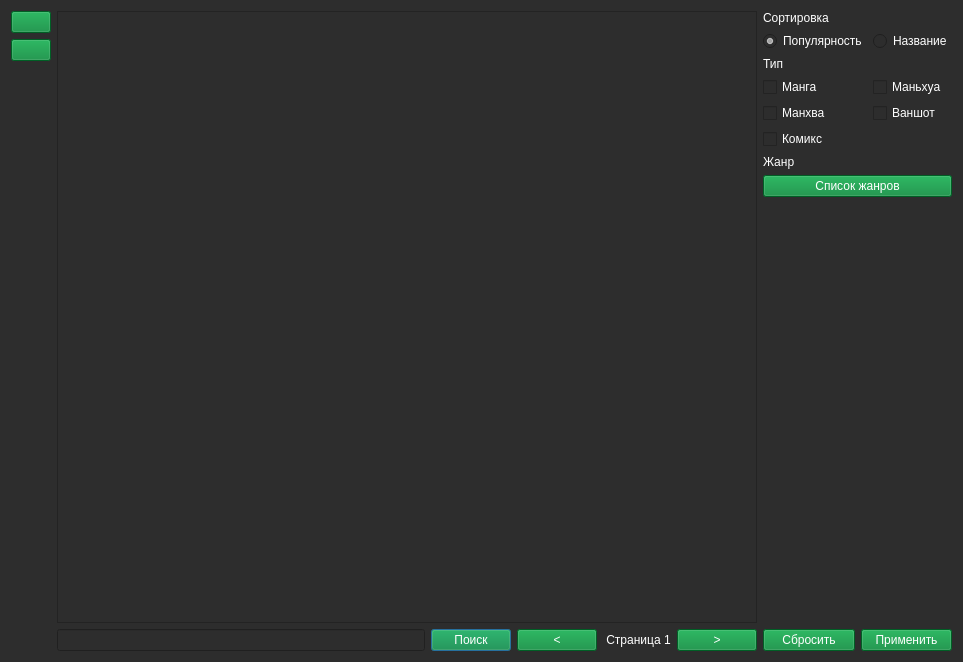
<?xml version="1.0" encoding="UTF-8"?>
<ui version="4.0">
 <class>Dialog</class>
 <widget class="QDialog" name="Dialog">
  <property name="geometry">
   <rect>
    <x>0</x>
    <y>0</y>
    <width>963</width>
    <height>662</height>
   </rect>
  </property>
  <property name="palette">
   <palette>
    <active>
     <colorrole role="WindowText">
      <brush brushstyle="SolidPattern">
       <color alpha="255">
        <red>255</red>
        <green>255</green>
        <blue>255</blue>
       </color>
      </brush>
     </colorrole>
     <colorrole role="Button">
      <brush brushstyle="SolidPattern">
       <color alpha="255">
        <red>45</red>
        <green>45</green>
        <blue>45</blue>
       </color>
      </brush>
     </colorrole>
     <colorrole role="Light">
      <brush brushstyle="SolidPattern">
       <color alpha="255">
        <red>45</red>
        <green>45</green>
        <blue>45</blue>
       </color>
      </brush>
     </colorrole>
     <colorrole role="Midlight">
      <brush brushstyle="SolidPattern">
       <color alpha="255">
        <red>45</red>
        <green>45</green>
        <blue>45</blue>
       </color>
      </brush>
     </colorrole>
     <colorrole role="Dark">
      <brush brushstyle="SolidPattern">
       <color alpha="255">
        <red>45</red>
        <green>45</green>
        <blue>45</blue>
       </color>
      </brush>
     </colorrole>
     <colorrole role="Mid">
      <brush brushstyle="SolidPattern">
       <color alpha="255">
        <red>45</red>
        <green>45</green>
        <blue>45</blue>
       </color>
      </brush>
     </colorrole>
     <colorrole role="Text">
      <brush brushstyle="SolidPattern">
       <color alpha="255">
        <red>255</red>
        <green>255</green>
        <blue>255</blue>
       </color>
      </brush>
     </colorrole>
     <colorrole role="ButtonText">
      <brush brushstyle="SolidPattern">
       <color alpha="255">
        <red>255</red>
        <green>255</green>
        <blue>255</blue>
       </color>
      </brush>
     </colorrole>
     <colorrole role="Base">
      <brush brushstyle="SolidPattern">
       <color alpha="255">
        <red>45</red>
        <green>45</green>
        <blue>45</blue>
       </color>
      </brush>
     </colorrole>
     <colorrole role="Window">
      <brush brushstyle="SolidPattern">
       <color alpha="255">
        <red>45</red>
        <green>45</green>
        <blue>45</blue>
       </color>
      </brush>
     </colorrole>
     <colorrole role="Shadow">
      <brush brushstyle="SolidPattern">
       <color alpha="255">
        <red>45</red>
        <green>45</green>
        <blue>45</blue>
       </color>
      </brush>
     </colorrole>
     <colorrole role="Highlight">
      <brush brushstyle="SolidPattern">
       <color alpha="255">
        <red>0</red>
        <green>133</green>
        <blue>62</blue>
       </color>
      </brush>
     </colorrole>
     <colorrole role="AlternateBase">
      <brush brushstyle="SolidPattern">
       <color alpha="255">
        <red>45</red>
        <green>45</green>
        <blue>45</blue>
       </color>
      </brush>
     </colorrole>
     <colorrole role="ToolTipBase">
      <brush brushstyle="SolidPattern">
       <color alpha="255">
        <red>45</red>
        <green>45</green>
        <blue>45</blue>
       </color>
      </brush>
     </colorrole>
     <colorrole role="ToolTipText">
      <brush brushstyle="SolidPattern">
       <color alpha="255">
        <red>236</red>
        <green>240</green>
        <blue>241</blue>
       </color>
      </brush>
     </colorrole>
     <colorrole role="PlaceholderText">
      <brush brushstyle="SolidPattern">
       <color alpha="255">
        <red>255</red>
        <green>255</green>
        <blue>255</blue>
       </color>
      </brush>
     </colorrole>
    </active>
    <inactive>
     <colorrole role="WindowText">
      <brush brushstyle="SolidPattern">
       <color alpha="255">
        <red>255</red>
        <green>255</green>
        <blue>255</blue>
       </color>
      </brush>
     </colorrole>
     <colorrole role="Button">
      <brush brushstyle="SolidPattern">
       <color alpha="255">
        <red>45</red>
        <green>45</green>
        <blue>45</blue>
       </color>
      </brush>
     </colorrole>
     <colorrole role="Light">
      <brush brushstyle="SolidPattern">
       <color alpha="255">
        <red>45</red>
        <green>45</green>
        <blue>45</blue>
       </color>
      </brush>
     </colorrole>
     <colorrole role="Midlight">
      <brush brushstyle="SolidPattern">
       <color alpha="255">
        <red>45</red>
        <green>45</green>
        <blue>45</blue>
       </color>
      </brush>
     </colorrole>
     <colorrole role="Dark">
      <brush brushstyle="SolidPattern">
       <color alpha="255">
        <red>45</red>
        <green>45</green>
        <blue>45</blue>
       </color>
      </brush>
     </colorrole>
     <colorrole role="Mid">
      <brush brushstyle="SolidPattern">
       <color alpha="255">
        <red>45</red>
        <green>45</green>
        <blue>45</blue>
       </color>
      </brush>
     </colorrole>
     <colorrole role="Text">
      <brush brushstyle="SolidPattern">
       <color alpha="255">
        <red>255</red>
        <green>255</green>
        <blue>255</blue>
       </color>
      </brush>
     </colorrole>
     <colorrole role="ButtonText">
      <brush brushstyle="SolidPattern">
       <color alpha="255">
        <red>255</red>
        <green>255</green>
        <blue>255</blue>
       </color>
      </brush>
     </colorrole>
     <colorrole role="Base">
      <brush brushstyle="SolidPattern">
       <color alpha="255">
        <red>45</red>
        <green>45</green>
        <blue>45</blue>
       </color>
      </brush>
     </colorrole>
     <colorrole role="Window">
      <brush brushstyle="SolidPattern">
       <color alpha="255">
        <red>45</red>
        <green>45</green>
        <blue>45</blue>
       </color>
      </brush>
     </colorrole>
     <colorrole role="Shadow">
      <brush brushstyle="SolidPattern">
       <color alpha="255">
        <red>45</red>
        <green>45</green>
        <blue>45</blue>
       </color>
      </brush>
     </colorrole>
     <colorrole role="Highlight">
      <brush brushstyle="SolidPattern">
       <color alpha="255">
        <red>0</red>
        <green>133</green>
        <blue>62</blue>
       </color>
      </brush>
     </colorrole>
     <colorrole role="AlternateBase">
      <brush brushstyle="SolidPattern">
       <color alpha="255">
        <red>45</red>
        <green>45</green>
        <blue>45</blue>
       </color>
      </brush>
     </colorrole>
     <colorrole role="ToolTipBase">
      <brush brushstyle="SolidPattern">
       <color alpha="255">
        <red>45</red>
        <green>45</green>
        <blue>45</blue>
       </color>
      </brush>
     </colorrole>
     <colorrole role="ToolTipText">
      <brush brushstyle="SolidPattern">
       <color alpha="255">
        <red>236</red>
        <green>240</green>
        <blue>241</blue>
       </color>
      </brush>
     </colorrole>
     <colorrole role="PlaceholderText">
      <brush brushstyle="SolidPattern">
       <color alpha="255">
        <red>255</red>
        <green>255</green>
        <blue>255</blue>
       </color>
      </brush>
     </colorrole>
    </inactive>
    <disabled>
     <colorrole role="WindowText">
      <brush brushstyle="SolidPattern">
       <color alpha="255">
        <red>255</red>
        <green>255</green>
        <blue>255</blue>
       </color>
      </brush>
     </colorrole>
     <colorrole role="Button">
      <brush brushstyle="SolidPattern">
       <color alpha="255">
        <red>45</red>
        <green>45</green>
        <blue>45</blue>
       </color>
      </brush>
     </colorrole>
     <colorrole role="Light">
      <brush brushstyle="SolidPattern">
       <color alpha="255">
        <red>45</red>
        <green>45</green>
        <blue>45</blue>
       </color>
      </brush>
     </colorrole>
     <colorrole role="Midlight">
      <brush brushstyle="SolidPattern">
       <color alpha="255">
        <red>45</red>
        <green>45</green>
        <blue>45</blue>
       </color>
      </brush>
     </colorrole>
     <colorrole role="Dark">
      <brush brushstyle="SolidPattern">
       <color alpha="255">
        <red>45</red>
        <green>45</green>
        <blue>45</blue>
       </color>
      </brush>
     </colorrole>
     <colorrole role="Mid">
      <brush brushstyle="SolidPattern">
       <color alpha="255">
        <red>45</red>
        <green>45</green>
        <blue>45</blue>
       </color>
      </brush>
     </colorrole>
     <colorrole role="Text">
      <brush brushstyle="SolidPattern">
       <color alpha="255">
        <red>255</red>
        <green>255</green>
        <blue>255</blue>
       </color>
      </brush>
     </colorrole>
     <colorrole role="ButtonText">
      <brush brushstyle="SolidPattern">
       <color alpha="255">
        <red>255</red>
        <green>255</green>
        <blue>255</blue>
       </color>
      </brush>
     </colorrole>
     <colorrole role="Base">
      <brush brushstyle="SolidPattern">
       <color alpha="255">
        <red>45</red>
        <green>45</green>
        <blue>45</blue>
       </color>
      </brush>
     </colorrole>
     <colorrole role="Window">
      <brush brushstyle="SolidPattern">
       <color alpha="255">
        <red>45</red>
        <green>45</green>
        <blue>45</blue>
       </color>
      </brush>
     </colorrole>
     <colorrole role="Shadow">
      <brush brushstyle="SolidPattern">
       <color alpha="255">
        <red>45</red>
        <green>45</green>
        <blue>45</blue>
       </color>
      </brush>
     </colorrole>
     <colorrole role="Highlight">
      <brush brushstyle="SolidPattern">
       <color alpha="255">
        <red>0</red>
        <green>120</green>
        <blue>215</blue>
       </color>
      </brush>
     </colorrole>
     <colorrole role="AlternateBase">
      <brush brushstyle="SolidPattern">
       <color alpha="255">
        <red>45</red>
        <green>45</green>
        <blue>45</blue>
       </color>
      </brush>
     </colorrole>
     <colorrole role="ToolTipBase">
      <brush brushstyle="SolidPattern">
       <color alpha="255">
        <red>45</red>
        <green>45</green>
        <blue>45</blue>
       </color>
      </brush>
     </colorrole>
     <colorrole role="ToolTipText">
      <brush brushstyle="SolidPattern">
       <color alpha="255">
        <red>236</red>
        <green>240</green>
        <blue>241</blue>
       </color>
      </brush>
     </colorrole>
     <colorrole role="PlaceholderText">
      <brush brushstyle="SolidPattern">
       <color alpha="255">
        <red>255</red>
        <green>255</green>
        <blue>255</blue>
       </color>
      </brush>
     </colorrole>
    </disabled>
   </palette>
  </property>
  <property name="windowTitle">
   <string>Dialog</string>
  </property>
  <property name="styleSheet">
   <string notr="true">color: rgb(255, 255, 255);
background-color: rgb(45, 45, 45);</string>
  </property>
  <layout class="QGridLayout" name="gridLayout_2">
   <item row="4" column="1">
    <layout class="QHBoxLayout" name="horizontalLayout_2">
     <item>
      <widget class="QLineEdit" name="line_search">
       <property name="styleSheet">
        <string notr="true">background-color: rgb(45, 45, 45);
color: rgb(255, 255, 255);</string>
       </property>
      </widget>
     </item>
     <item>
      <widget class="QPushButton" name="btn_search">
       <property name="styleSheet">
        <string notr="true">background-color: rgb(0, 133, 52);
color: rgb(255, 255, 255);</string>
       </property>
       <property name="text">
        <string>Поиск</string>
       </property>
      </widget>
     </item>
     <item>
      <widget class="QPushButton" name="prev_page">
       <property name="styleSheet">
        <string notr="true">background-color: rgb(0, 133, 52);
color: rgb(255, 255, 255);</string>
       </property>
       <property name="text">
        <string>&lt;</string>
       </property>
      </widget>
     </item>
     <item>
      <widget class="QLabel" name="label_page">
       <property name="text">
        <string> Страница 1</string>
       </property>
      </widget>
     </item>
     <item>
      <widget class="QPushButton" name="next_page">
       <property name="styleSheet">
        <string notr="true">background-color: rgb(0, 133, 52);
color: rgb(255, 255, 255);</string>
       </property>
       <property name="text">
        <string>&gt;</string>
       </property>
      </widget>
     </item>
    </layout>
   </item>
   <item row="0" column="0">
    <widget class="QPushButton" name="btn_mylist">
     <property name="styleSheet">
      <string notr="true">background-color: rgb(0, 133, 52);
color: rgb(255, 255, 255);</string>
     </property>
     <property name="text">
      <string/>
     </property>
     <property name="icon">
      <iconset>
       <normalon>images/library.png</normalon>
      </iconset>
     </property>
    </widget>
   </item>
   <item row="1" column="0">
    <widget class="QPushButton" name="btn_main">
     <property name="styleSheet">
      <string notr="true">background-color: rgb(0, 133, 52);
color: rgb(255, 255, 255);</string>
     </property>
     <property name="text">
      <string/>
     </property>
     <property name="icon">
      <iconset>
       <normalon>images/main.png</normalon>
      </iconset>
     </property>
    </widget>
   </item>
   <item row="4" column="2">
    <layout class="QHBoxLayout" name="horizontalLayout">
     <item>
      <widget class="QPushButton" name="filter_reset">
       <property name="styleSheet">
        <string notr="true">background-color: rgb(0, 133, 52);
color: rgb(255, 255, 255);</string>
       </property>
       <property name="text">
        <string>Сбросить</string>
       </property>
      </widget>
     </item>
     <item>
      <widget class="QPushButton" name="filter_apply">
       <property name="styleSheet">
        <string notr="true">background-color: rgb(0, 133, 52);
color: rgb(255, 255, 255);</string>
       </property>
       <property name="text">
        <string>Применить</string>
       </property>
      </widget>
     </item>
    </layout>
   </item>
   <item row="0" column="1" rowspan="3">
    <widget class="QListWidget" name="list_manga">
     <property name="palette">
      <palette>
       <active>
        <colorrole role="WindowText">
         <brush brushstyle="SolidPattern">
          <color alpha="255">
           <red>255</red>
           <green>255</green>
           <blue>255</blue>
          </color>
         </brush>
        </colorrole>
        <colorrole role="Button">
         <brush brushstyle="SolidPattern">
          <color alpha="255">
           <red>45</red>
           <green>45</green>
           <blue>45</blue>
          </color>
         </brush>
        </colorrole>
        <colorrole role="Light">
         <brush brushstyle="SolidPattern">
          <color alpha="255">
           <red>45</red>
           <green>45</green>
           <blue>45</blue>
          </color>
         </brush>
        </colorrole>
        <colorrole role="Midlight">
         <brush brushstyle="SolidPattern">
          <color alpha="255">
           <red>45</red>
           <green>45</green>
           <blue>45</blue>
          </color>
         </brush>
        </colorrole>
        <colorrole role="Dark">
         <brush brushstyle="SolidPattern">
          <color alpha="255">
           <red>45</red>
           <green>45</green>
           <blue>45</blue>
          </color>
         </brush>
        </colorrole>
        <colorrole role="Mid">
         <brush brushstyle="SolidPattern">
          <color alpha="255">
           <red>45</red>
           <green>45</green>
           <blue>45</blue>
          </color>
         </brush>
        </colorrole>
        <colorrole role="Text">
         <brush brushstyle="SolidPattern">
          <color alpha="255">
           <red>255</red>
           <green>255</green>
           <blue>255</blue>
          </color>
         </brush>
        </colorrole>
        <colorrole role="ButtonText">
         <brush brushstyle="SolidPattern">
          <color alpha="255">
           <red>255</red>
           <green>255</green>
           <blue>255</blue>
          </color>
         </brush>
        </colorrole>
        <colorrole role="Base">
         <brush brushstyle="SolidPattern">
          <color alpha="255">
           <red>45</red>
           <green>45</green>
           <blue>45</blue>
          </color>
         </brush>
        </colorrole>
        <colorrole role="Window">
         <brush brushstyle="SolidPattern">
          <color alpha="255">
           <red>45</red>
           <green>45</green>
           <blue>45</blue>
          </color>
         </brush>
        </colorrole>
        <colorrole role="Shadow">
         <brush brushstyle="SolidPattern">
          <color alpha="255">
           <red>45</red>
           <green>45</green>
           <blue>45</blue>
          </color>
         </brush>
        </colorrole>
        <colorrole role="Highlight">
         <brush brushstyle="SolidPattern">
          <color alpha="255">
           <red>0</red>
           <green>133</green>
           <blue>62</blue>
          </color>
         </brush>
        </colorrole>
        <colorrole role="AlternateBase">
         <brush brushstyle="SolidPattern">
          <color alpha="255">
           <red>45</red>
           <green>45</green>
           <blue>45</blue>
          </color>
         </brush>
        </colorrole>
        <colorrole role="ToolTipBase">
         <brush brushstyle="SolidPattern">
          <color alpha="255">
           <red>45</red>
           <green>45</green>
           <blue>45</blue>
          </color>
         </brush>
        </colorrole>
        <colorrole role="ToolTipText">
         <brush brushstyle="SolidPattern">
          <color alpha="255">
           <red>236</red>
           <green>240</green>
           <blue>241</blue>
          </color>
         </brush>
        </colorrole>
        <colorrole role="PlaceholderText">
         <brush brushstyle="SolidPattern">
          <color alpha="255">
           <red>255</red>
           <green>255</green>
           <blue>255</blue>
          </color>
         </brush>
        </colorrole>
       </active>
       <inactive>
        <colorrole role="WindowText">
         <brush brushstyle="SolidPattern">
          <color alpha="255">
           <red>255</red>
           <green>255</green>
           <blue>255</blue>
          </color>
         </brush>
        </colorrole>
        <colorrole role="Button">
         <brush brushstyle="SolidPattern">
          <color alpha="255">
           <red>45</red>
           <green>45</green>
           <blue>45</blue>
          </color>
         </brush>
        </colorrole>
        <colorrole role="Light">
         <brush brushstyle="SolidPattern">
          <color alpha="255">
           <red>45</red>
           <green>45</green>
           <blue>45</blue>
          </color>
         </brush>
        </colorrole>
        <colorrole role="Midlight">
         <brush brushstyle="SolidPattern">
          <color alpha="255">
           <red>45</red>
           <green>45</green>
           <blue>45</blue>
          </color>
         </brush>
        </colorrole>
        <colorrole role="Dark">
         <brush brushstyle="SolidPattern">
          <color alpha="255">
           <red>45</red>
           <green>45</green>
           <blue>45</blue>
          </color>
         </brush>
        </colorrole>
        <colorrole role="Mid">
         <brush brushstyle="SolidPattern">
          <color alpha="255">
           <red>45</red>
           <green>45</green>
           <blue>45</blue>
          </color>
         </brush>
        </colorrole>
        <colorrole role="Text">
         <brush brushstyle="SolidPattern">
          <color alpha="255">
           <red>255</red>
           <green>255</green>
           <blue>255</blue>
          </color>
         </brush>
        </colorrole>
        <colorrole role="ButtonText">
         <brush brushstyle="SolidPattern">
          <color alpha="255">
           <red>255</red>
           <green>255</green>
           <blue>255</blue>
          </color>
         </brush>
        </colorrole>
        <colorrole role="Base">
         <brush brushstyle="SolidPattern">
          <color alpha="255">
           <red>45</red>
           <green>45</green>
           <blue>45</blue>
          </color>
         </brush>
        </colorrole>
        <colorrole role="Window">
         <brush brushstyle="SolidPattern">
          <color alpha="255">
           <red>45</red>
           <green>45</green>
           <blue>45</blue>
          </color>
         </brush>
        </colorrole>
        <colorrole role="Shadow">
         <brush brushstyle="SolidPattern">
          <color alpha="255">
           <red>45</red>
           <green>45</green>
           <blue>45</blue>
          </color>
         </brush>
        </colorrole>
        <colorrole role="Highlight">
         <brush brushstyle="SolidPattern">
          <color alpha="255">
           <red>0</red>
           <green>133</green>
           <blue>62</blue>
          </color>
         </brush>
        </colorrole>
        <colorrole role="AlternateBase">
         <brush brushstyle="SolidPattern">
          <color alpha="255">
           <red>45</red>
           <green>45</green>
           <blue>45</blue>
          </color>
         </brush>
        </colorrole>
        <colorrole role="ToolTipBase">
         <brush brushstyle="SolidPattern">
          <color alpha="255">
           <red>45</red>
           <green>45</green>
           <blue>45</blue>
          </color>
         </brush>
        </colorrole>
        <colorrole role="ToolTipText">
         <brush brushstyle="SolidPattern">
          <color alpha="255">
           <red>236</red>
           <green>240</green>
           <blue>241</blue>
          </color>
         </brush>
        </colorrole>
        <colorrole role="PlaceholderText">
         <brush brushstyle="SolidPattern">
          <color alpha="255">
           <red>255</red>
           <green>255</green>
           <blue>255</blue>
          </color>
         </brush>
        </colorrole>
       </inactive>
       <disabled>
        <colorrole role="WindowText">
         <brush brushstyle="SolidPattern">
          <color alpha="255">
           <red>255</red>
           <green>255</green>
           <blue>255</blue>
          </color>
         </brush>
        </colorrole>
        <colorrole role="Button">
         <brush brushstyle="SolidPattern">
          <color alpha="255">
           <red>45</red>
           <green>45</green>
           <blue>45</blue>
          </color>
         </brush>
        </colorrole>
        <colorrole role="Light">
         <brush brushstyle="SolidPattern">
          <color alpha="255">
           <red>45</red>
           <green>45</green>
           <blue>45</blue>
          </color>
         </brush>
        </colorrole>
        <colorrole role="Midlight">
         <brush brushstyle="SolidPattern">
          <color alpha="255">
           <red>45</red>
           <green>45</green>
           <blue>45</blue>
          </color>
         </brush>
        </colorrole>
        <colorrole role="Dark">
         <brush brushstyle="SolidPattern">
          <color alpha="255">
           <red>45</red>
           <green>45</green>
           <blue>45</blue>
          </color>
         </brush>
        </colorrole>
        <colorrole role="Mid">
         <brush brushstyle="SolidPattern">
          <color alpha="255">
           <red>45</red>
           <green>45</green>
           <blue>45</blue>
          </color>
         </brush>
        </colorrole>
        <colorrole role="Text">
         <brush brushstyle="SolidPattern">
          <color alpha="255">
           <red>255</red>
           <green>255</green>
           <blue>255</blue>
          </color>
         </brush>
        </colorrole>
        <colorrole role="ButtonText">
         <brush brushstyle="SolidPattern">
          <color alpha="255">
           <red>255</red>
           <green>255</green>
           <blue>255</blue>
          </color>
         </brush>
        </colorrole>
        <colorrole role="Base">
         <brush brushstyle="SolidPattern">
          <color alpha="255">
           <red>45</red>
           <green>45</green>
           <blue>45</blue>
          </color>
         </brush>
        </colorrole>
        <colorrole role="Window">
         <brush brushstyle="SolidPattern">
          <color alpha="255">
           <red>45</red>
           <green>45</green>
           <blue>45</blue>
          </color>
         </brush>
        </colorrole>
        <colorrole role="Shadow">
         <brush brushstyle="SolidPattern">
          <color alpha="255">
           <red>45</red>
           <green>45</green>
           <blue>45</blue>
          </color>
         </brush>
        </colorrole>
        <colorrole role="Highlight">
         <brush brushstyle="SolidPattern">
          <color alpha="255">
           <red>0</red>
           <green>120</green>
           <blue>215</blue>
          </color>
         </brush>
        </colorrole>
        <colorrole role="AlternateBase">
         <brush brushstyle="SolidPattern">
          <color alpha="255">
           <red>45</red>
           <green>45</green>
           <blue>45</blue>
          </color>
         </brush>
        </colorrole>
        <colorrole role="ToolTipBase">
         <brush brushstyle="SolidPattern">
          <color alpha="255">
           <red>45</red>
           <green>45</green>
           <blue>45</blue>
          </color>
         </brush>
        </colorrole>
        <colorrole role="ToolTipText">
         <brush brushstyle="SolidPattern">
          <color alpha="255">
           <red>236</red>
           <green>240</green>
           <blue>241</blue>
          </color>
         </brush>
        </colorrole>
        <colorrole role="PlaceholderText">
         <brush brushstyle="SolidPattern">
          <color alpha="255">
           <red>255</red>
           <green>255</green>
           <blue>255</blue>
          </color>
         </brush>
        </colorrole>
       </disabled>
      </palette>
     </property>
     <property name="autoFillBackground">
      <bool>false</bool>
     </property>
    </widget>
   </item>
   <item row="0" column="2" rowspan="3">
    <layout class="QGridLayout" name="gridLayout">
     <item row="6" column="0">
      <widget class="QLabel" name="label_genre">
       <property name="text">
        <string>Жанр</string>
       </property>
      </widget>
     </item>
     <item row="4" column="1">
      <widget class="QCheckBox" name="type_one_shot">
       <property name="text">
        <string>Ваншот</string>
       </property>
       <property name="checked">
        <bool>false</bool>
       </property>
       <property name="tristate">
        <bool>false</bool>
       </property>
      </widget>
     </item>
     <item row="2" column="0">
      <widget class="QLabel" name="label_type">
       <property name="text">
        <string>Тип</string>
       </property>
      </widget>
     </item>
     <item row="4" column="0">
      <widget class="QCheckBox" name="type_manhwa">
       <property name="text">
        <string>Манхва</string>
       </property>
       <property name="checked">
        <bool>false</bool>
       </property>
       <property name="tristate">
        <bool>false</bool>
       </property>
      </widget>
     </item>
     <item row="3" column="0">
      <widget class="QCheckBox" name="type_manga">
       <property name="text">
        <string>Манга</string>
       </property>
       <property name="checked">
        <bool>false</bool>
       </property>
       <property name="tristate">
        <bool>false</bool>
       </property>
      </widget>
     </item>
     <item row="5" column="0">
      <widget class="QCheckBox" name="type_comics">
       <property name="text">
        <string>Комикс</string>
       </property>
       <property name="checked">
        <bool>false</bool>
       </property>
       <property name="tristate">
        <bool>false</bool>
       </property>
      </widget>
     </item>
     <item row="3" column="1">
      <widget class="QCheckBox" name="type_manhua">
       <property name="text">
        <string>Маньхуа</string>
       </property>
       <property name="checked">
        <bool>false</bool>
       </property>
       <property name="tristate">
        <bool>false</bool>
       </property>
      </widget>
     </item>
     <item row="1" column="1">
      <widget class="QRadioButton" name="sort_name">
       <property name="text">
        <string>Название</string>
       </property>
      </widget>
     </item>
     <item row="0" column="0">
      <widget class="QLabel" name="label_sort">
       <property name="text">
        <string>Сортировка</string>
       </property>
      </widget>
     </item>
     <item row="1" column="0">
      <widget class="QRadioButton" name="sort_popular">
       <property name="text">
        <string>Популярность</string>
       </property>
       <property name="checked">
        <bool>true</bool>
       </property>
      </widget>
     </item>
     <item row="8" column="0">
      <spacer name="verticalSpacer">
       <property name="orientation">
        <enum>Qt::Vertical</enum>
       </property>
       <property name="sizeHint" stdset="0">
        <size>
         <width>20</width>
         <height>40</height>
        </size>
       </property>
      </spacer>
     </item>
     <item row="7" column="0" colspan="2">
      <widget class="QPushButton" name="btn_genres_list">
       <property name="styleSheet">
        <string notr="true">background-color: rgb(0, 133, 52);
color: rgb(255, 255, 255);</string>
       </property>
       <property name="text">
        <string>Список жанров</string>
       </property>
      </widget>
     </item>
    </layout>
   </item>
   <item row="2" column="0">
    <spacer name="verticalSpacer_2">
     <property name="orientation">
      <enum>Qt::Vertical</enum>
     </property>
     <property name="sizeHint" stdset="0">
      <size>
       <width>20</width>
       <height>40</height>
      </size>
     </property>
    </spacer>
   </item>
  </layout>
 </widget>
 <resources/>
 <connections/>
</ui>
